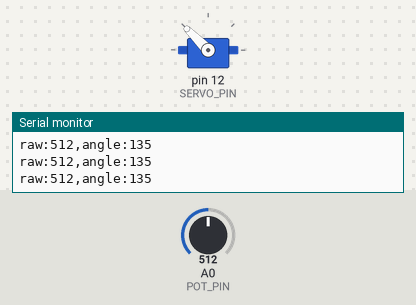
Bench run of a sketch on a simulated Arduino Uno, built with avr-gcc and run on an emulated ATmega328P. Parts: servo, the last lines printed to the serial monitor. The inputs (shaded band) are chosen by the test bench; at power-on: A0 (POT_PIN) = 512.

Above: at 1.2 s.
1.3 s: A0 (POT_PIN) set to 716
At 2.0 s:
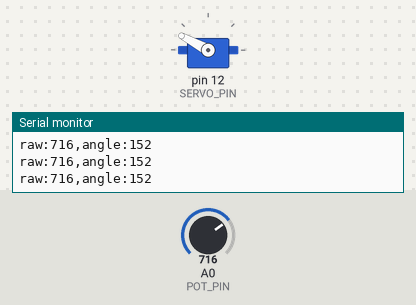
2.8 s: A0 (POT_PIN) set to 900
At 3.1 s:
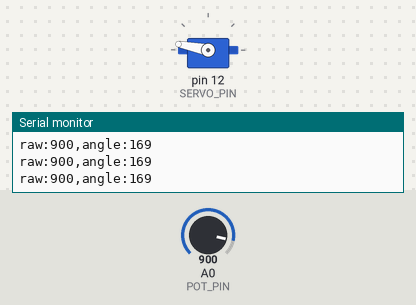
4.3 s: A0 (POT_PIN) set to 1023
At 5.5 s:
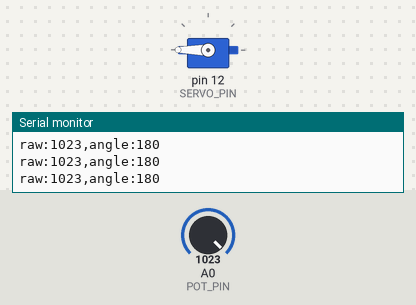
5.8 s: A0 (POT_PIN) set to 306
At 6.6 s:
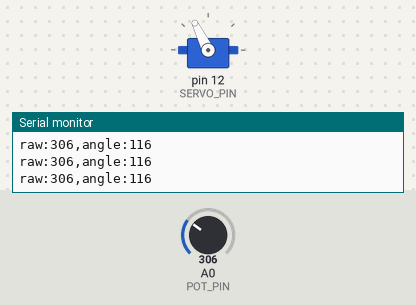
7.3 s: A0 (POT_PIN) set to 0
At 7.8 s:
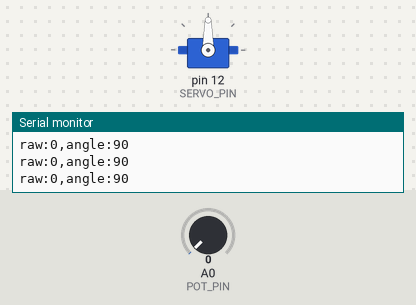
Timing chart, 0 to 9.8 s (numbered marks = the images above; inputs shaded):
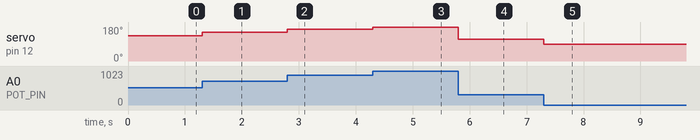

Measured:
- after the input at 1.3 s, servo on pin 12 (SERVO_PIN): 135° → 152° at once
- after the input at 2.8 s, servo on pin 12 (SERVO_PIN): 152° → 169° at once
- after the input at 4.3 s, servo on pin 12 (SERVO_PIN): 169° → 180° at once
- after the input at 5.8 s, servo on pin 12 (SERVO_PIN): 180° → 116° at once
- after the input at 7.3 s, servo on pin 12 (SERVO_PIN): 116° → 90° at once

The sketch:

02_PotiServoPin12.ino
```cpp
/*
  02_PotiServoPin12.ino
  - Potentiometer auf A0
  - Mini Servo Signal auf Pin 12

  Poti (3-pin) Anschluss:
  Arduino         Potentiometer
  -------         -------------
  5V    --------> Außenpin 1
  GND   --------> Außenpin 2
  A0    --------> Mittelpin (Wiper)

  Servo (3-wire) Anschluss:
  Arduino         Servo
  -------         -----
  5V    --------> VCC (rot)
  GND   --------> GND (braun/schwarz)
  D12   --------> SIG (orange/gelb)
*/

#include <Servo.h>

const int POT_PIN = A0;
const int SERVO_PIN = 12;
const unsigned long PRINT_INTERVAL_MS = 100;

Servo servo;
unsigned long lastPrintMs = 0;

void setup()
{
  Serial.begin(115200);
  servo.attach(SERVO_PIN);
  Serial.println("KICKSTART 02: Poti + Servo an Pin 12");
}

void loop()
{
  int raw = analogRead(POT_PIN);          // read potentiometer value (ADC)
  int angle = map(raw, 0, 1023, 90, 180); // scale ADC range to servo angle
  angle = constrain(angle, 0, 180);       // keep angle within valid limits

  servo.write(angle);

  unsigned long now = millis();
  if (now - lastPrintMs >= PRINT_INTERVAL_MS)
  {
    lastPrintMs = now;
    Serial.print("raw:");
    Serial.print(raw);
    Serial.print(",angle:");
    Serial.println(angle);
  }
}
```
